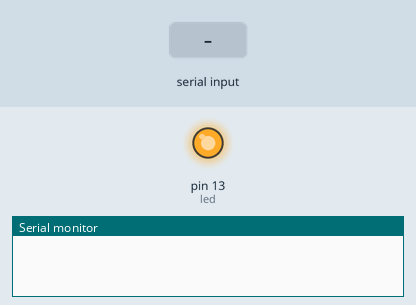
Recording of a sketch running on a simulated Arduino Uno, built with avr-gcc and run on an emulated ATmega328P. Shown: output pins drawn as LEDs (lit = HIGH), the last lines printed to the serial monitor. The inputs (shaded band) are chosen by the test bench.

Above: at 1.5 s.
1.6 s: "on" received over Serial
At 3.0 s:
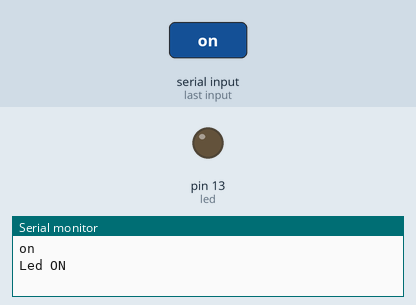
3.5 s: "off" received over Serial
At 4.5 s:
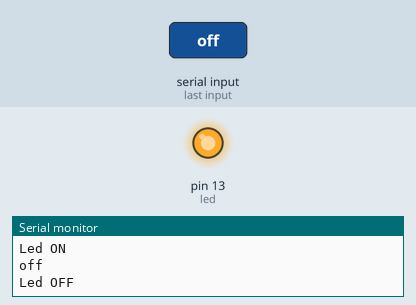
Timing chart, 0 to 6.5 s (numbered marks = the images above; inputs shaded):
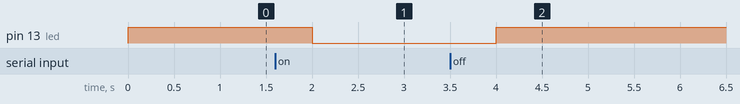

Measured:
- after the input at 1.6 s, pin 13 (led): HIGH → LOW after 0.40 s
- after the input at 3.5 s, pin 13 (led): LOW → HIGH after 0.50 s

The sketch:

Bluetooth_code.ino
```cpp
int led = 13;
int tx = 10;
int rx = 11;
char inSerial[15];


void setup(){
  Serial.begin(9600);
  pinMode(led, OUTPUT);
  pinMode(tx, OUTPUT);
  pinMode(rx, OUTPUT);
  offAll();
}

void loop(){

  int i = 0;
  int m = 0;
  delay(500);
  if(Serial.available() > 0){
    while(Serial.available() > 0 ){
      inSerial[i] = Serial.read();
      i++;
    }
    inSerial[i] = '\0';
    Check_Protocol(inSerial);
  }
}

void offAll() {
  digitalWrite(led, HIGH);
}

void Check_Protocol(char inStr[]){
  int i = 0;
  int m = 0;
  Serial.println(inStr);

  if(!strcmp(inStr,"on")) {
    digitalWrite(led, LOW);
    Serial.println("Led ON");
    for(m = 0; m<11; m++){
      inStr[m]=0;}
      i=0;
    }

  if(!strcmp(inStr,"off")) {
    digitalWrite(led, HIGH);
    Serial.println("Led OFF");
    for(m = 0; m<11; m++){
      inStr[m]=0;}
      i=0;
    }
  else {
    for(m = 0; m<11; m++){
      inStr[m]=0;
      }
      i=0;
  }
}
```
